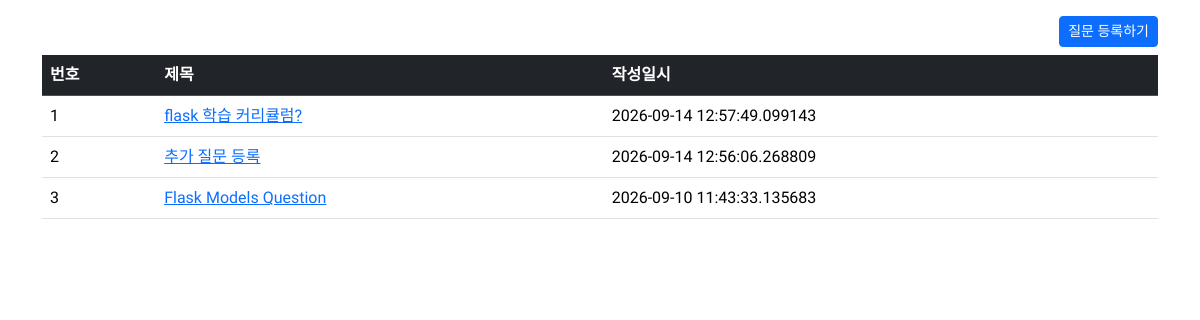
Page /question/list/ on the committed database.
### pybo/models.py (models this page shows)
class Question(db.Model):
    id = db.Column(db.Integer, primary_key=True)
    subject = db.Column(db.String(200), nullable=False)
    content = db.Column(db.Text, nullable=False)
    create_date = db.Column(db.DateTime, nullable=False)

### pybo/views/question_views.py (the view)
@bp.route('/list/')
def _list():
    question_list = Question.query.order_by(Question.create_date.desc()).all()
    return render_template('question/question_list.html', question_list=question_list)

### pybo/templates/question/question_list.html
{% extends 'base.html' %}
{% block content %}
<div class="container my-3">
    <div class="text-end">
        <a href="{{ url_for('question.create') }}" class = 'btn btn-primary btn-sm mb-2'>질문 등록하기</a>
    </div>
    <table class="table table-hover">
        <thead>
        <tr class="table-dark">
            <th>번호</th>
            <th>제목</th>
            <th>작성일시</th>
        </tr>
        </thead>
        <tbody>
        {% if question_list %}
        {% for question in question_list %}
        <tr>
            <td>{{ loop.index }}</td>
            <td>
                <a href="{{ url_for('question.detail', question_id=question.id) }}">{{ question.subject }}</a>
            </td>
            <td>{{ question.create_date }}</td>
        </tr>
        {% endfor %}
        {% else %}
        <tr>
            <td colspan="3">질문이 없습니다.</td>
        </tr>
        {% endif %}
        </tbody>
    </table>
</div>
{% endblock %}

### pybo/static/style.css (style rules this page uses)
body { font-family: "Hahmlet", serif; font-weight: 400; }

### rows in the picture
Question: subject "flask 학습 커리큘럼?", create_date "2026-09-14 12:57:49.099143"
Question: subject "추가 질문 등록", create_date "2026-09-14 12:56:06.268809"
Question: subject "Flask Models Question", create_date "2026-09-10 11:43:33.135683"
